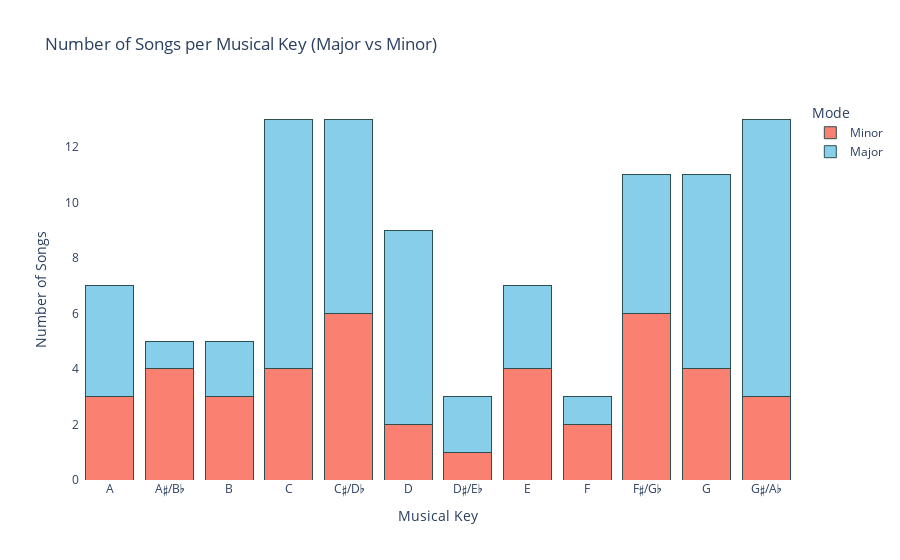

The notebook cell this image was saved under:
### Code cell
import pandas as pd
import plotly.express as px


spotify_data = pd.read_csv("../data/ds4200_spotify_data.csv")
key_mapping = {
    0: "C",
    1: "C♯/D♭",
    2: "D",
    3: "D♯/E♭",
    4: "E",
    5: "F",
    6: "F♯/G♭",
    7: "G",
    8: "G♯/A♭",
    9: "A",
    10: "A♯/B♭",
    11: "B"
}

spotify_data["key"] = spotify_data["key"].map(key_mapping)
songs_per_key_mode = spotify_data.groupby(['key', 'mode']).size().reset_index(name='count')
mode_labels = {0: 'Minor', 1: 'Major'}
songs_per_key_mode['mode'] = songs_per_key_mode['mode'].map(mode_labels)

custom_colors = {
    'Major': '#87CEEB',
    'Minor': '#FA8072'
}


fig = px.bar(
    songs_per_key_mode,
    x='key',
    y='count',
    color='mode',
    color_discrete_map=custom_colors,
    barmode='stack',
    title='Number of Songs per Musical Key (Major vs Minor)',
    labels={'key': 'Musical Key', 'count': 'Number of Songs', 'mode': 'Mode'},
    hover_data={'key': True, 'mode': True, 'count': True}
)


fig.update_traces(
    hovertemplate='Key: %{x}<br>Count: %{y}',
    marker=dict(line=dict(width=1, color='DarkSlateGrey'))
)

fig.update_layout(
    hovermode='x unified',
    xaxis=dict(tickmode='linear'),
    plot_bgcolor='white'
)

fig.show()

#fig.write_html('/Users/Diya/Downloads/rewrapped-DS4200/barplot/test.html')

### Figure 1 — Plotly figure (JSON) as saved in the notebook; plotly's stock layout.template omitted (floating-point values rounded to 4 significant figures)
{"data": [{"customdata": [["Minor"], ["Minor"], ["Minor"], ["Minor"], ["Minor"], ["Minor"], ["Minor"], ["Minor"], ["Minor"], ["Minor"], ["Minor"], ["Minor"]], "hovertemplate": "Key: %{x}<br>Count: %{y}", "legendgroup": "Minor", "marker": {"color": "#FA8072", "line": {"color": "DarkSlateGrey", "width": 1}, "pattern": {"shape": ""}}, "name": "Minor", "orientation": "v", "showlegend": true, "textposition": "auto", "type": "bar", "x": ["A", "A♯/B♭", "B", "C", "C♯/D♭", "D", "D♯/E♭", "E", "F", "F♯/G♭", "G", "G♯/A♭"], "xaxis": "x", "y": [3, 4, 3, 4, 6, 2, 1, 4, 2, 6, 4, 3], "yaxis": "y"}, {"customdata": [["Major"], ["Major"], ["Major"], ["Major"], ["Major"], ["Major"], ["Major"], ["Major"], ["Major"], ["Major"], ["Major"], ["Major"]], "hovertemplate": "Key: %{x}<br>Count: %{y}", "legendgroup": "Major", "marker": {"color": "#87CEEB", "line": {"color": "DarkSlateGrey", "width": 1}, "pattern": {"shape": ""}}, "name": "Major", "orientation": "v", "showlegend": true, "textposition": "auto", "type": "bar", "x": ["A", "A♯/B♭", "B", "C", "C♯/D♭", "D", "D♯/E♭", "E", "F", "F♯/G♭", "G", "G♯/A♭"], "xaxis": "x", "y": [4, 1, 2, 9, 7, 7, 2, 3, 1, 5, 7, 10], "yaxis": "y"}], "layout": {"barmode": "stack", "hovermode": "x unified", "legend": {"title": {"text": "Mode"}, "tracegroupgap": 0}, "plot_bgcolor": "white", "title": {"text": "Number of Songs per Musical Key (Major vs Minor)"}, "xaxis": {"anchor": "y", "domain": [0, 1], "tickmode": "linear", "title": {"text": "Musical Key"}}, "yaxis": {"anchor": "x", "domain": [0, 1], "title": {"text": "Number of Songs"}}}}
